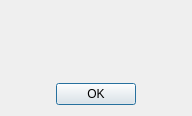
<?xml version="1.0" encoding="UTF-8"?>
<ui version="4.0">
 <class>CAboutDlg</class>
 <widget class="QDialog" name="CAboutDlg">
  <property name="windowModality">
   <enum>Qt::WindowModality::NonModal</enum>
  </property>
  <property name="geometry">
   <rect>
    <x>0</x>
    <y>0</y>
    <width>192</width>
    <height>116</height>
   </rect>
  </property>
  <property name="windowTitle">
   <string>About JS8Call</string>
  </property>
  <layout class="QVBoxLayout" name="verticalLayout">
   <item>
    <layout class="QHBoxLayout" name="horizontalLayout_2">
     <item>
      <widget class="QLabel" name="labelTxt">
       <property name="text">
        <string/>
       </property>
       <property name="alignment">
        <set>Qt::AlignmentFlag::AlignCenter</set>
       </property>
       <property name="openExternalLinks">
        <bool>true</bool>
       </property>
      </widget>
     </item>
    </layout>
   </item>
   <item>
    <spacer name="verticalSpacer">
     <property name="orientation">
      <enum>Qt::Orientation::Vertical</enum>
     </property>
     <property name="sizeHint" stdset="0">
      <size>
       <width>20</width>
       <height>40</height>
      </size>
     </property>
    </spacer>
   </item>
   <item>
    <layout class="QHBoxLayout" name="horizontalLayout">
     <item>
      <spacer name="horizontalSpacer">
       <property name="orientation">
        <enum>Qt::Orientation::Horizontal</enum>
       </property>
       <property name="sizeHint" stdset="0">
        <size>
         <width>40</width>
         <height>20</height>
        </size>
       </property>
      </spacer>
     </item>
     <item>
      <widget class="QPushButton" name="okButton">
       <property name="text">
        <string>OK</string>
       </property>
      </widget>
     </item>
     <item>
      <spacer name="horizontalSpacer_2">
       <property name="orientation">
        <enum>Qt::Orientation::Horizontal</enum>
       </property>
       <property name="sizeHint" stdset="0">
        <size>
         <width>40</width>
         <height>20</height>
        </size>
       </property>
      </spacer>
     </item>
    </layout>
   </item>
  </layout>
 </widget>
 <resources/>
 <connections>
  <connection>
   <sender>okButton</sender>
   <signal>clicked()</signal>
   <receiver>CAboutDlg</receiver>
   <slot>accept()</slot>
   <hints>
    <hint type="sourcelabel">
     <x>321</x>
     <y>120</y>
    </hint>
    <hint type="destinationlabel">
     <x>186</x>
     <y>71</y>
    </hint>
   </hints>
  </connection>
 </connections>
</ui>
